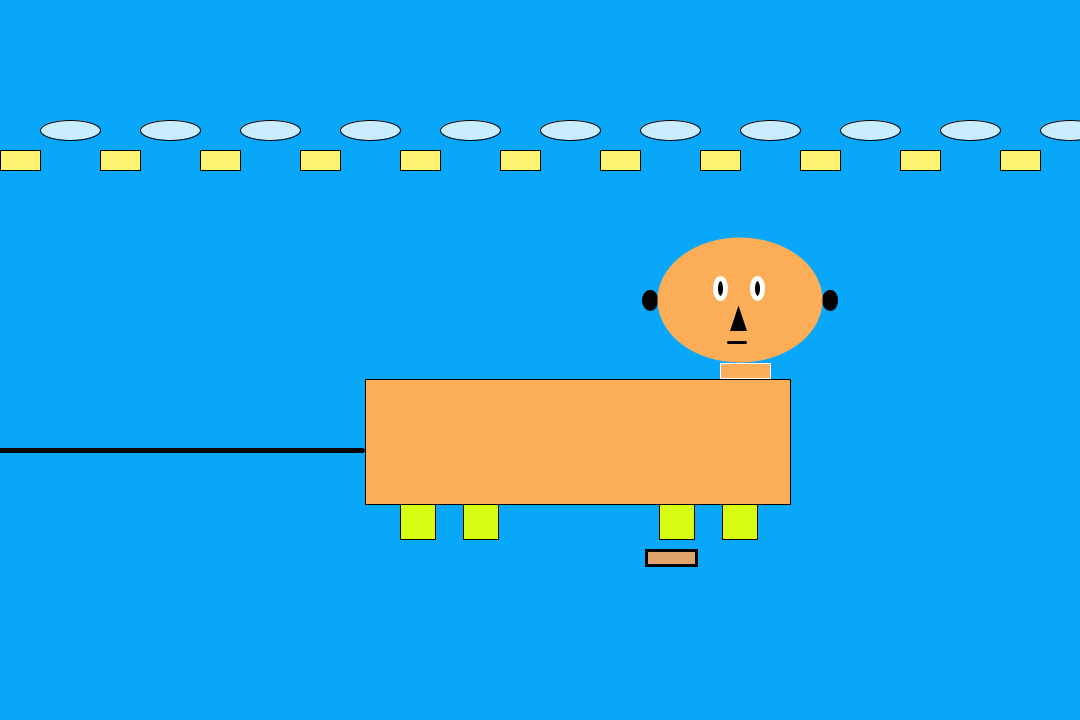
Frame 1 (no input)
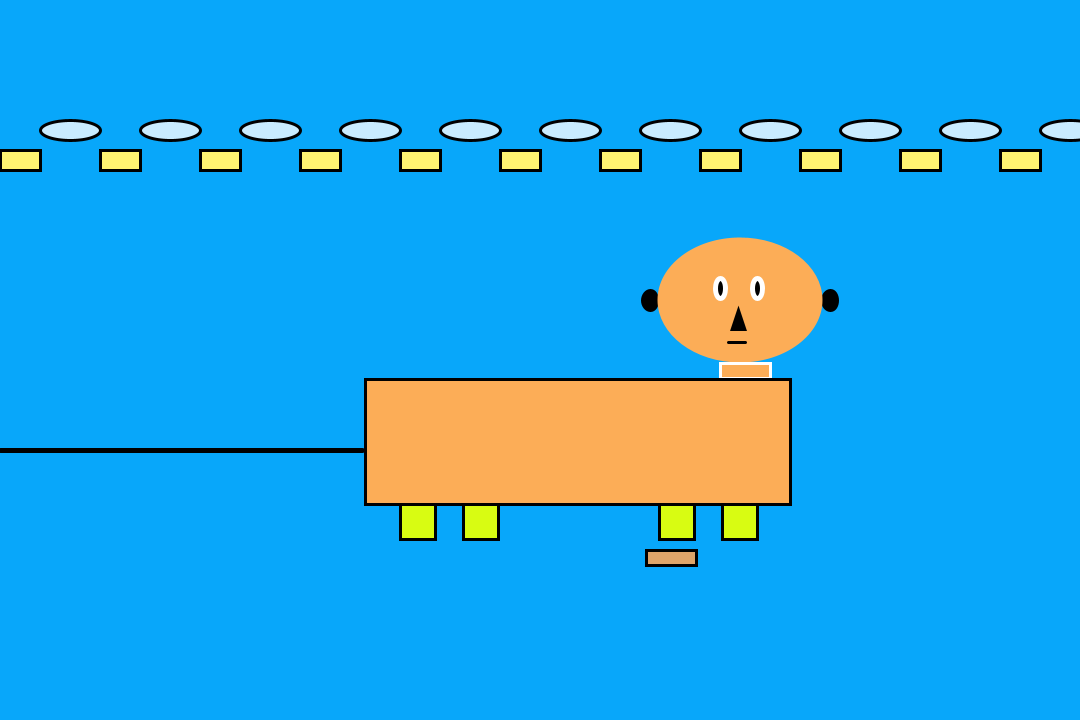
Frame 60 (the mouse pressed at the canvas centre just before this capture)
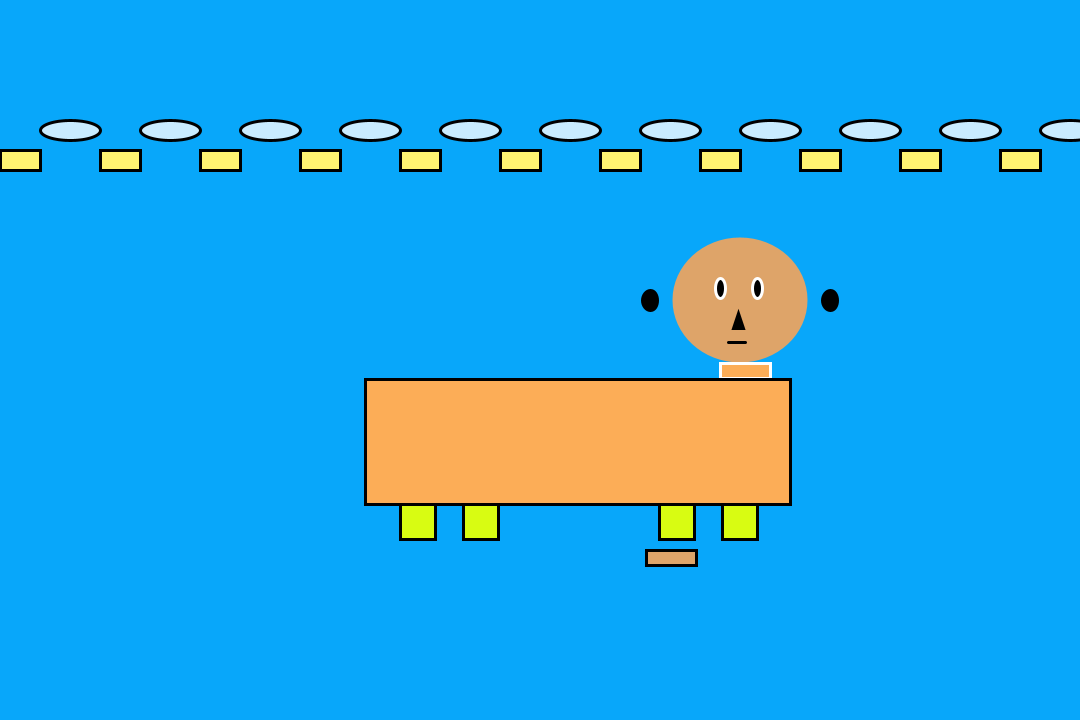
Frame 120 (the mouse held since frame 60 and released just before this capture)

The Processing sketch that drew these frames (run headless with seeded random() and noise(); from frame 60 on, the mouse is pressed at the canvas centre):

// Processing sketch: SS3_A_Mean_Looking_But_Nice_Dog
// ── SS3_A_Mean_Looking_But_Nice_Dog.pde
//Hugo Sanchez, A Mean Looking But Nice Dog
//Instructions for user: 
// - Move your mouse towards left to see changes in tail
// - Press mouse to see changes in face
// - Press any key to see a sun
// - Move mouse above clouds to see a surprise

int p = 10;
int n = 10;
int c = 0;
float grow = 0;
float b = random(1,1000);


void setup() {
size(1080,720);
  }

//A Mean Looking But Nice Dog by Hugo Sanchez

void draw () {
background(8,167,250);

//ears
fill(c);
ellipse(650,300,15,20);

fill(c);
ellipse(830,300,15,20);

for(int x = 0; x <= width; x += 100) {
  fill(255,244,113);
  stroke(0);
  rect(x,150,40,20);
}
  for(int g = 70; g <= width; g+=100) {
  fill(201,236,255);
  ellipse(g,130,60,20);
}

noStroke();

for(int g = 70; g <= width; g+=100) {
  if(mouseY <= 130 && mouseX >= 70) {
    fill(240,15,139);
    ellipse(g,130,60,20);
  }
}

//face
 
  if(mousePressed) {
  ellipseMode(CENTER);
  fill(222,164,105);
  ellipse(740, 300, 135, 125);
  } else { 
    fill(252,173,87);
    ellipse(740,300,165,125);
  }

//neck orange
  fill(252,173,87);
  stroke(255);
  rect(720,363,50,15);

//body orange
  fill(252,173,87);
  stroke(0);
  rect(365,379,425,125);

//legs
  if(mouseY>=505) {
  fill(252,173,87);
  stroke(0);
  rect(400,504,35,p + grow);
  //grow++;

  //fill(252,173,87);
  stroke(0);
  rect(463,504,35,p + grow);
  
  grow++;
  } else if(mouseY==600) {
    fill(252,173,87);
  stroke(0);
  rect(400,504,35,75);
  } else { 
    fill(216,252,18);
    stroke(0);
    rect(400, 504, 35, 35);
    
    stroke(0);
    rect(463, 504, 35, 35);
    
    stroke(0);
    rect(659, 504, 35, 35);
    
    stroke(0);
    rect(722, 504, 35, 35);
  }

//leg 3 && leg 4
  if(mouseY>=505) {
  fill(252,173,87);
  stroke(0);
  rect(659,504,35,n + grow);
  grow++;

  fill(252,173,87);
  stroke(0);
  rect(722,504,35,n + grow);
  }

//tail 
  if(mouseX <= 350) {
  strokeWeight(5);
  line(362,450,mouseX,450);
  }
//eye left && right
  
    ellipseMode(CENTER);
    stroke(255);
    fill(0);
    ellipse(720, 288, 10, 20);
    
    ellipseMode(CENTER);
    stroke(255);
    fill(0);
    ellipse(757 ,288, 10, 20);

//nose
  stroke(0);
  fill(0);
  triangle(733,328,743,328,738,313);

//mouth
  strokeWeight(3);
  line(728,342,745,342);

//bone
fill(222,164,105);
rect(b,550,50,15);


}

void keyPressed() {
    fill(254,255,5);
    ellipse(35,30,90,80);
  } //else {
    //fill(19,57,188);
    //rect(0,60,1080,60);
  //}
  
